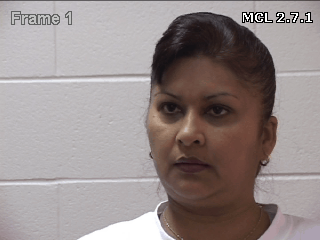
#> input picture Core Operations/Performance_Mea/1.png, 320 x 240 px
$ python measurement.py   (Python 2 division)
#> lines starting #> are read from the running program, lines starting #| are printed output that depends on the picture
#!/usr/local/bin
# -*- coding: utf-8 -*-
# @Author: Jingrou Wu
# @Date:   2018-08-08 16:11:13
# @Last Modified by:   Jingrou Wu
# @Last Modified time: 2018-08-08 16:19:07

import cv2

img1 = cv2.imread("1.png")
#> img1 is the input picture: shape (240, 320, 3); mean B, G, R 138.6, 139.5, 149.9

e1 = cv2.getTickCount()
for i in xrange(5, 49, 2):
    img1 = cv2.medianBlur(img1, i)
#> this loop made 22 passes
#> pass 1, `img1 = cv2.medianBlur(img1, i)`:
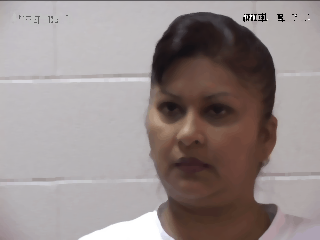
#> img1: shape (240, 320, 3); mean B, G, R 139.1, 140.1, 150.5
#> after the loop:
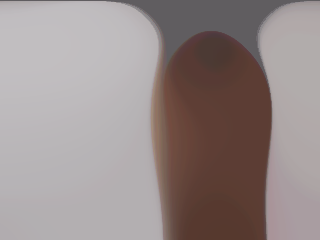
#> img1: shape (240, 320, 3); mean B, G, R 138.7, 139.8, 151.5

e2 = cv2.getTickCount()
time = (e2 - e1) / cv2.getTickFrequency()
print time

'''
	cv2.useOptimized()

'''
